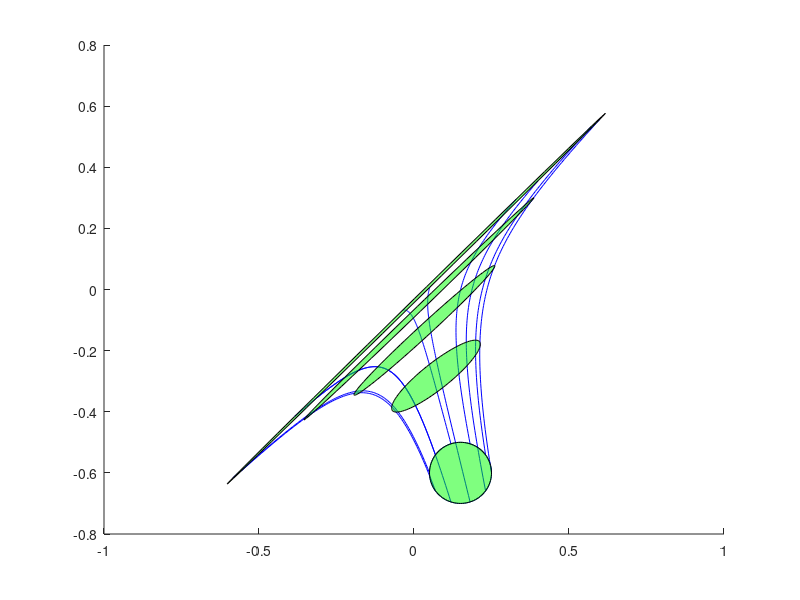

Reproduce this figure in MATLAB.
%% TP Stabilité des EDO
A1 = [-1, -4;1 -1];
A2 = [1, -4;1 -1];
A3 = [1, 1;4 -2];

t0 = 0;
tf_12 = 2*pi/sqrt(3);
tf_3 = 1;
N = 100;% nombre de pas pour chaque equadiffn
nb_ci = 10;% nombre de points sur le cercle

% Tracé des cercles des points de départ
th = 0:pi/50:2*pi;
xunit_12 = 0.3 * cos(th) + 0.8;
yunit_12 = 0.3 * sin(th) + 0.8;
xunit_3 = 0.1 * cos(th) + 0.15;
yunit_3 = 0.1 * sin(th) - 0.6;
hold on

xunit = xunit_3;
yunit = yunit_3;
plot(xunit, yunit)

T_12 = linspace(t0, tf_12, N);
T_3 = linspace(t0, tf_3, N);

A = A3;
T = T_3;



mat_y0 = [xunit(1:nb_ci:100); yunit(1:nb_ci:100)];
% Calcul de la solution pour chaque condition initiale
for k=1:size(mat_y0, 2)
    Y = [];
    for t=1:length(T)
        Y = [Y, expm(T(t)*A)*mat_y0(:,k)];
    end
    plot(Y(1,:), Y(2,:), 'b');
end

T_cercles_12 = linspace(t0, tf_12, 10);
T_cercles_3 = linspace(t0, tf_3, 5);

T_cercles = T_cercles_3;

mat_y0_cercles = [xunit(1:100); yunit(1:100)];

for t=1:length(T_cercles)
    Y_cercles = [];
    for k=1:size(mat_y0_cercles, 2)
        Y_cercles = [Y_cercles, [expm(T_cercles(t)*A)*mat_y0_cercles(:,k)]];
    end
    h = fill(Y_cercles(1,:), Y_cercles(2,:), 'g');
    set(h, 'facealpha', 0.5)
end













